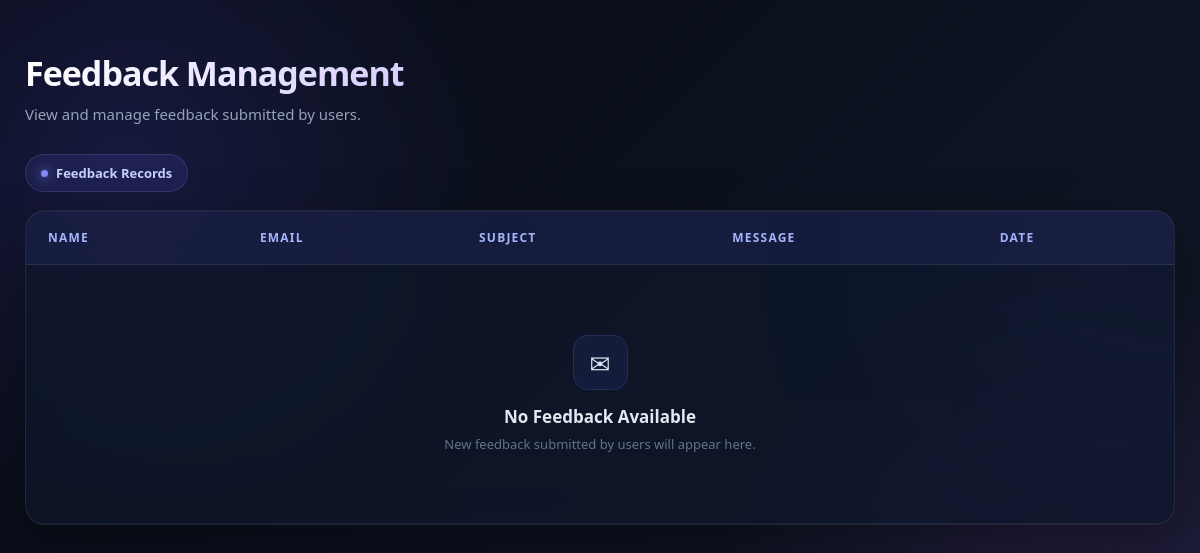
/view_feedback, run on an earlier commit of the app's database.
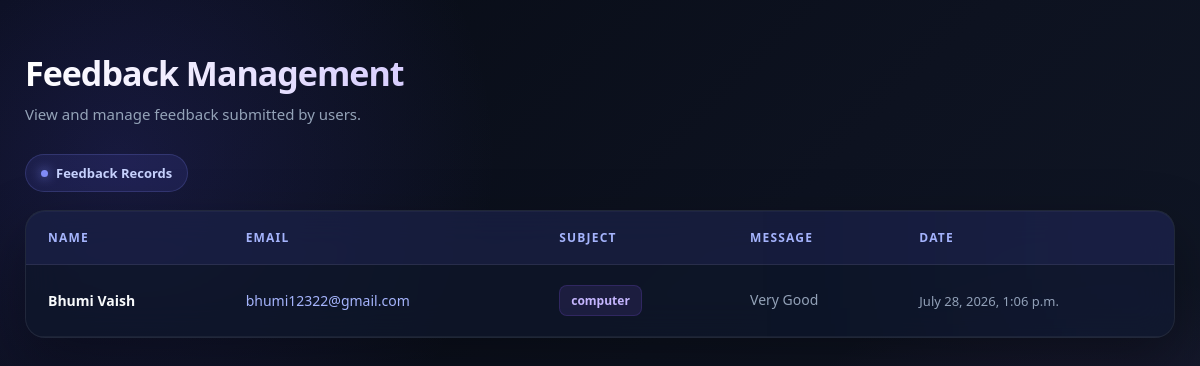
And on a later commit of the database.
### student/models.py (models this page shows, shortened)
class Feddback(models.Model):
    name = models.CharField(max_length=50)
    email = models.EmailField()
    subject = models.CharField(max_length=100)
    message = models.TextField()
    date = models.DateTimeField(auto_now_add=True)

### student/views.py (the view)
# urls.py: path("view_feedback",view_feedback,name="view_feedback"),
def view_feedback(request):
    feedback = Feddback.objects.all().order_by('date')
    return render(request,"view_feedback.html",{"feedback":feedback})

### student/templates/view_feedback.html (shortened to what this page needs)
<!DOCTYPE html>
<html lang="en">
<head>
</head>
<body>
    <div class="container">
        <div class="page-header">
            <h1>Feedback Management</h1>
            <p>
                View and manage feedback submitted by users.
            </p>
        </div>
        <div class="top-bar">
            <div class="feedback-count">
                <span class="dot"></span>
                Feedback Records
            </div>
        </div>
        <div class="table-card">
            <div class="table-wrapper">
                <table>
                    <thead>
                        <tr>
                            <th>Name</th>
                            <th>Email</th>
                            <th>Subject</th>
                            <th>Message</th>
                            <th>Date</th>
                        </tr>
                    </thead>
                    <tbody>
                        {% for i in feedback %}
                        <tr>
                            <td class="name">
                                {{ i.name }}
                            </td>
                            <td class="email">
                                {{ i.email }}
                            </td>
                            <td>
                                <span class="subject">
                                    {{ i.subject }}
                                </span>
                            </td>
                            <td class="message">
                                {{ i.message }}
                            </td>
                            <td class="date">
                                {{ i.date }}
                            </td>
                        </tr>
                        {% empty %}
                        <tr class="empty-row">
                            <td colspan="5" class="empty-data">
                                <div class="empty-icon">
                                    ✉
                                </div>
                                <h3>No Feedback Available</h3>
                                <p>
                                    New feedback submitted by users will appear here.
                                </p>
                            </td>
                        </tr>
                        {% endfor %}
                    </tbody>
                </table>
            </div>
        </div>
    </div>
</body>
</html>

### student/templates/view_feedback.html (style rules this page uses)
* { margin: 0; padding: 0; box-sizing: border-box; }
body { font-family: "Segoe UI", Tahoma, Geneva, Verdana, sans-serif; min-height: 100vh; padding: 50px 25px; background: radial-gradient(circle at 10% 20%, rgba(88, 80, 236, 0.18), transparent 30%), radial-gradient(circle at 90% 80%, rgba(168, 85, 247, 0.15), transparent 30%), linear-gradient(135deg, #070b14, #0d1220, #111827); color: #fff; }
.container { width: 100%; max-width: 1250px; margin: auto; }
.page-header { margin-bottom: 30px; }
.page-header h1 { font-size: 34px; font-weight: 700; letter-spacing: -1px; margin-bottom: 8px; background: linear-gradient(90deg, #ffffff, #c4b5fd, #818cf8); background-clip: text; -webkit-text-fill-color: transparent; }
.page-header p { color: #94a3b8; font-size: 15px; }
.top-bar { display: flex; justify-content: space-between; align-items: center; margin-bottom: 18px; }
.feedback-count { display: inline-flex; align-items: center; gap: 8px; padding: 9px 15px; border-radius: 30px; background: rgba(99, 102, 241, 0.12); border: 1px solid rgba(129, 140, 248, 0.2); color: #c7d2fe; font-size: 13px; font-weight: 600; }
.dot { width: 7px; height: 7px; border-radius: 50%; background: #818cf8; box-shadow: 0 0 12px #818cf8; }
.table-card { position: relative; overflow: hidden; background: rgba(15, 23, 42, 0.72); border: 1px solid rgba(255, 255, 255, 0.08); border-radius: 20px; backdrop-filter: blur(18px); -webkit-backdrop-filter: blur(18px); box-shadow: 0 25px 60px rgba(0, 0, 0, 0.35), inset 0 1px 0 rgba(255, 255, 255, 0.04); }
.table-card::before { content: ""; position: absolute; width: 250px; height: 250px; background: #6366f1; filter: blur(140px); opacity: 0.12; top: -100px; right: -100px; pointer-events: none; }
.table-wrapper { overflow-x: auto; }
table { width: 100%; border-collapse: collapse; min-width: 850px; }
thead { background: rgba(99, 102, 241, 0.1); }
th { padding: 18px 22px; text-align: left; color: #a5b4fc; font-size: 12px; font-weight: 700; text-transform: uppercase; letter-spacing: 1.2px; border-bottom: 1px solid rgba(255, 255, 255, 0.08); }
td { padding: 20px 22px; color: #dbe4f0; font-size: 14px; border-bottom: 1px solid rgba(255, 255, 255, 0.055); transition: all 0.3s ease; }
tbody tr { transition: all 0.25s ease; }
.name { font-weight: 600; color: #f8fafc; }
.email { color: #a5b4fc; }
.subject { display: inline-block; padding: 6px 11px; border-radius: 8px; background: rgba(139, 92, 246, 0.12); border: 1px solid rgba(139, 92, 246, 0.18); color: #c4b5fd; font-size: 12px; font-weight: 600; }
.message { color: #94a3b8; max-width: 350px; line-height: 1.6; }
.date { color: #94a3b8; white-space: nowrap; font-size: 13px; }

What changed in the data, as far as the page shows it:
added Feddback: name "Bhumi Vaish", email "bhumi12322@gmail.com", subject "computer", message "Very Good", date "July 28, 2026, 1:06 p.m."
Also different on the page:
text no longer shown: "✉ No Feedback Available New feedback submitted by users will appear here."
